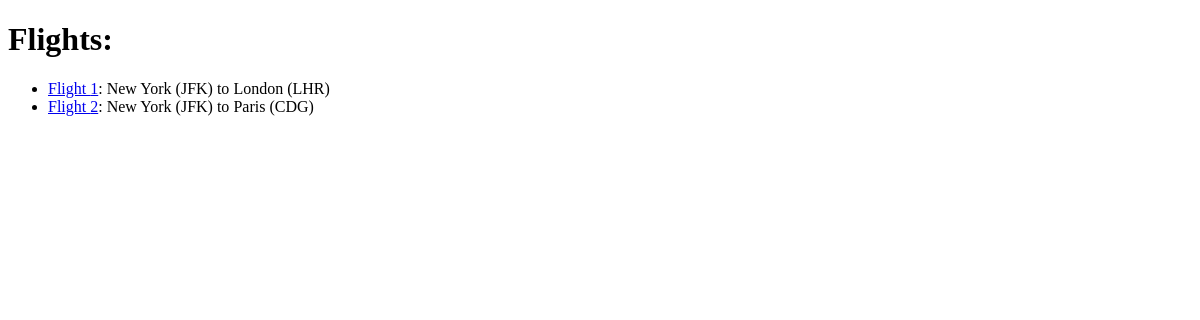
/flights/, run on an earlier commit of the app's database.
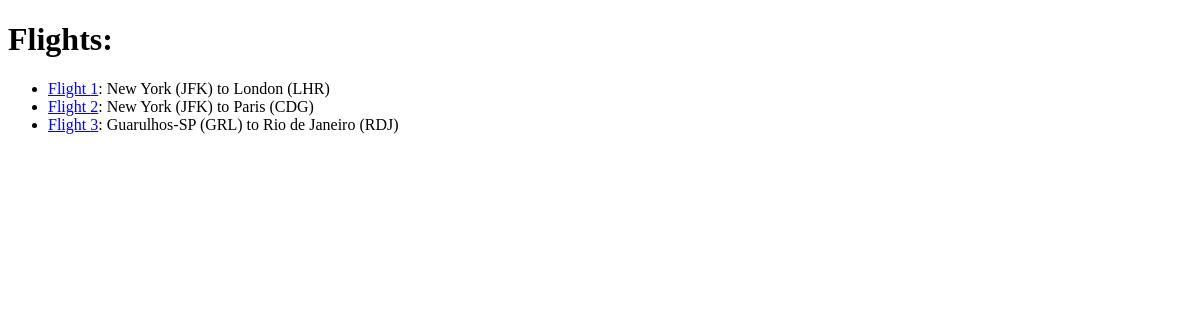
And on a later commit of the database.
### flights/models.py (models this page shows, shortened)
class Flight(models.Model):
    origin = models.ForeignKey(Airport, on_delete=models.CASCADE, related_name="departures")
    destination = models.ForeignKey(Airport, on_delete=models.CASCADE, related_name="arrivals")
    duration = models.IntegerField()

class Airport(models.Model):
    code = models.CharField(max_length=3)
    city = models.CharField(max_length=64)
    def __str__(self):
        return f"{self.city} ({self.code})"

### flights/views.py (the view)
# urls.py: path('', views.index, name="index"),
def index(request):
    return render(request, "flights/index.html", {
        "flights": Flight.objects.all()
    })

### flights/templates/flights/index.html
{% extends "flights/layout.html" %}
{% block body %}
    <h1>Flights:</h1>
    <ul>
        {% for flight in flights %}
        <li><a href="{% url 'flight' flight.id %}">Flight {{ flight.id }}</a>: {{ flight.origin }} to {{ flight.destination }}</li>
        {% endfor %}
    </ul>
{% endblock %}

What changed in the data, as far as the page shows it:
added Flight: id "3", origin "Guarulhos-SP (GRL)", destination "Rio de Janeiro (RDJ)"
